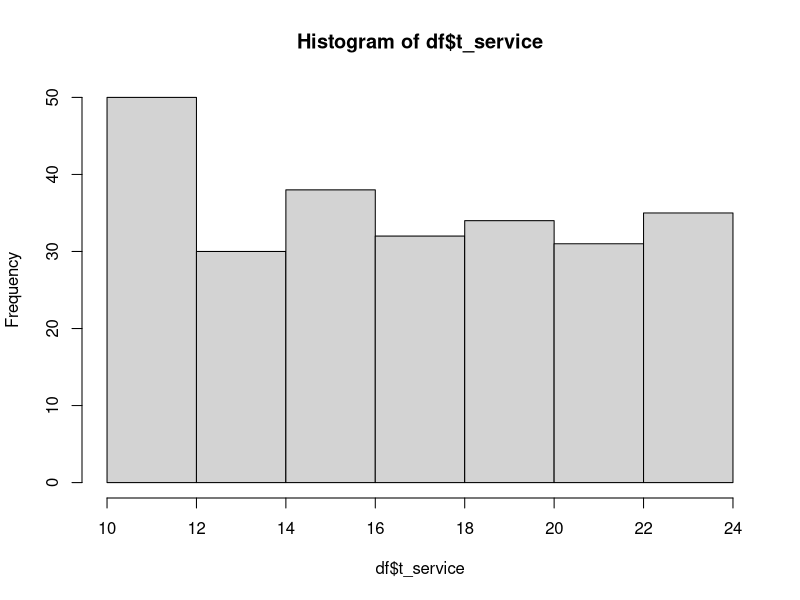
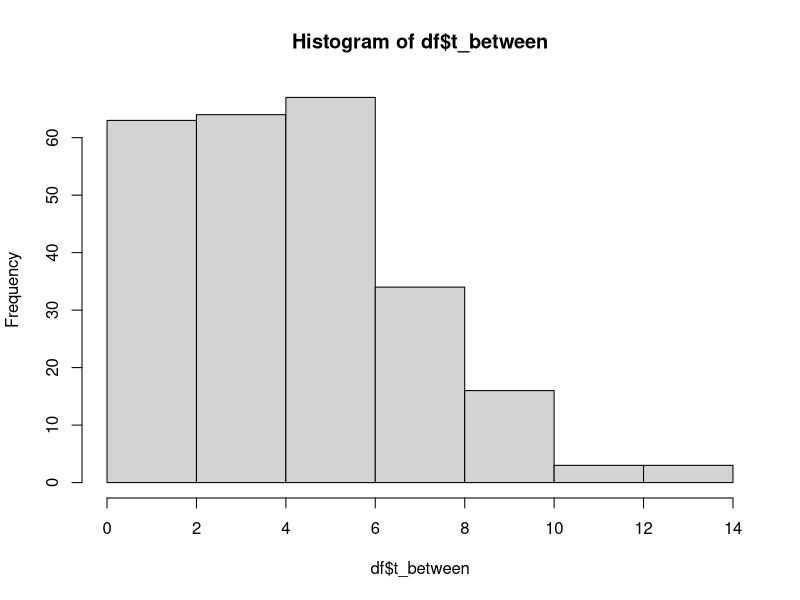
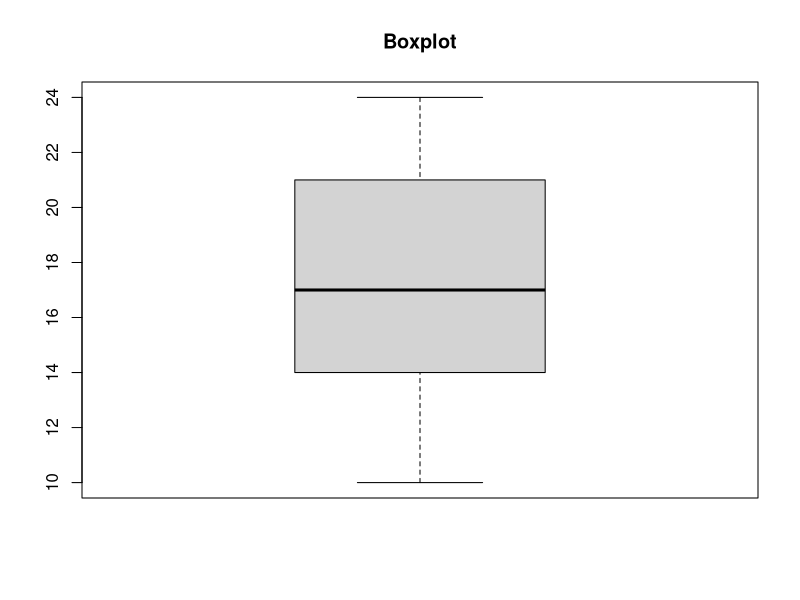
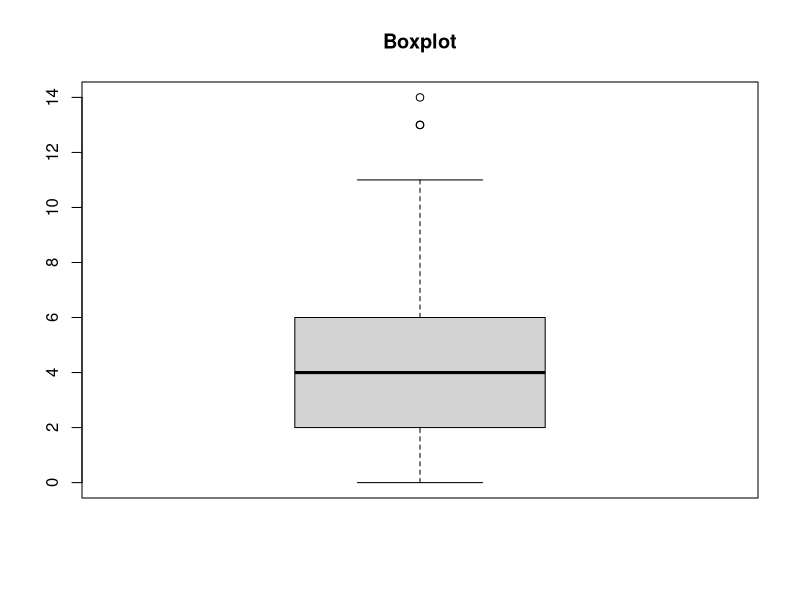

Source code (R) for these figures, in order: (Note: this script raises an error after producing the figures.)
library(gridExtra)

t_service <- read.csv('datasets/ts.txt')
t_between <- read.csv('datasets/tc.txt')

df <- data.frame(t_service, t_between)

head(df)

fivenum(df$t_service)

range(df$t_service)
range(df$t_between)

sd(df$t_service)
sd(df$t_between)

hist(df$t_service)
hist(df$t_between)

boxplot(t_service, main = "Boxplot")
boxplot(t_between, main = "Boxplot")

qqnorm(t_service, main = "Normal Q-Q plot")
qqnorm(t_between, main = "Normal Q-Q plot")

med = median(t_between)
# subtract median from each value of x and get absolute deviation
abs_dev = abs(t_between-med)
# get MAD
mad = 1.4826 * median(abs_dev)
# get threshold values for outliers
Tmin = med-(3*mad) 
Tmax = med+(3*mad) 

# find outlier
t_between[which(t_between < Tmin | t_between > Tmax)]

t_cor <- cor(t_service, t_between)

# model
model <- lm(t_service ~ t_between, df)

summary(model)
